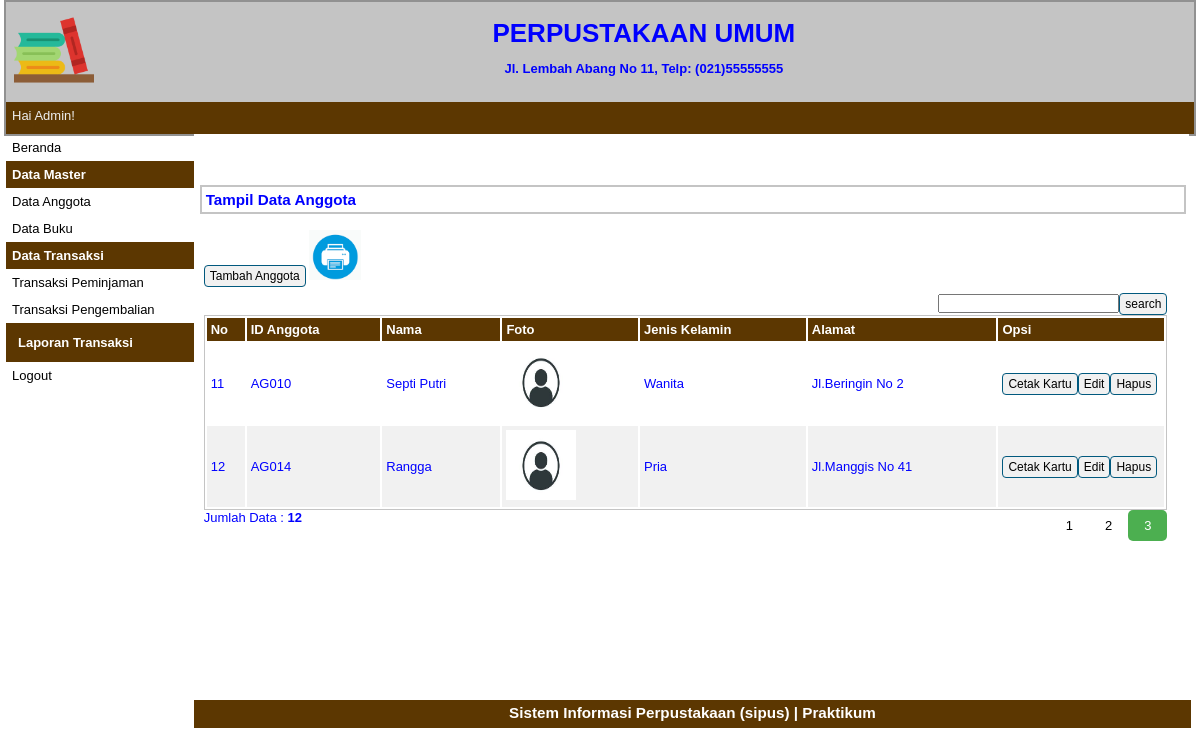
/index.php?p=anggota&hal=3 (signed in), run on the app's committed database.
### tables this page shows
CREATE TABLE `tbanggota` (
  `idanggota` varchar(5) NOT NULL,
  `nama` varchar(30) NOT NULL,
  `jeniskelamin` varchar(10) NOT NULL,
  `alamat` varchar(40) NOT NULL,
  `status` varchar(20) NOT NULL
);

### pages/anggota.php (the view, shortened to what this page needs)
<div id="label-page"><h3>Tampil Data Anggota</h3></div>
<div id="content">
	<p id="tombol-tambah-container"><a href="index.php?p=anggota-input" class="tombol">Tambah Anggota</a>
	<a target="_blank" href="pages/cetak.php"><img src="print.png" height="50px" height="50px"></a>
	<FORM CLASS="form-inline" METHOD="POST">
	<div align="right"><form method=post><input type="text" name="pencarian"><input type="submit" name="search" value="search" class="tombol"></form>
	</FORM>
	</p>
	<table id="tabel-tampil">
		<tr>
			<th id="label-tampil-no">No</td>
			<th>ID Anggota</th>
			<th>Nama</th>
			<th>Foto</th>
			<th>Jenis Kelamin</th>
			<th>Alamat</th>
			<th id="label-opsi">Opsi</th>
		</tr>
		<?php
		$batas = 5;
		extract($_GET);
		if(empty($hal)){
			$posisi = 0;
			$hal = 1;
			$nomor = 1;
		}
		else {
			$posisi = ($hal - 1) * $batas;
			$nomor = $posisi+1;
		}
		if($_SERVER['REQUEST_METHOD'] == "POST"){
			$pencarian = trim(mysqli_real_escape_string($db, $_POST['pencarian']));
			if($pencarian != ""){
				$sql = "SELECT * FROM tbanggota WHERE nama LIKE '%$pencarian%'
						OR idanggota LIKE '%$pencarian%'
						OR jeniskelamin LIKE '%$pencarian%'
						OR alamat LIKE '%$pencarian%'";
				$query = $sql;
				$queryJml = $sql;
			}
			else {
				$query = "SELECT * FROM tbanggota LIMIT $posisi, $batas";
				$queryJml = "SELECT * FROM tbanggota";
				$no = $posisi * 1;
			}
		}
		else {
			$query = "SELECT * FROM tbanggota LIMIT $posisi, $batas";
			$queryJml = "SELECT * FROM tbanggota";
		}
		$q_tampil_anggota = mysqli_query($db, $query);
		if(mysqli_num_rows($q_tampil_anggota)>0)
		{
		while($r_tampil_anggota=mysqli_fetch_array($q_tampil_anggota)){
			if(empty($r_tampil_anggota['foto'])or($r_tampil_anggota['foto']=='-'))
				$foto = "admin-no-photo.jpg";
			else
				$foto = $r_tampil_anggota['foto'];
		?>
		<tr>
			<td><?php echo $nomor; ?></td>
			<td><?php echo $r_tampil_anggota['idanggota']; ?></td>
			<td><?php echo $r_tampil_anggota['nama']; ?></td>
			<td><img src="images/<?php echo $foto; ?>" width=70px height=70px></td>
			<td><?php echo $r_tampil_anggota['jeniskelamin']; ?></td>
			<td><?php echo $r_tampil_anggota['alamat']; ?></td>
			<td>
				<div class="tombol-opsi-container"><a target="_blank" href="pages/cetak_kartu.php?id=<?php echo $r_tampil_anggota['idanggota'];?>" class="tombol">Cetak Kartu</a></div>
				<div class="tombol-opsi-container"><a href="index.php?p=anggota-edit&id=<?php echo $r_tampil_anggota['idanggota'];?>" class="tombol">Edit</a></div>
				<div class="tombol-opsi-container"><a href="proses/anggota-hapus.php?id=<?php echo $r_tampil_anggota['idanggota']; ?>" onclick = "return confirm ('Apakah Anda Yakin Akan Menghapus Data Ini?')" class="tombol">Hapus</a></div>
			</td>
		</tr>
		<?php $nomor++; }
		}
		else {
			echo "<tr><td colspan=6>Data Tidak Ditemukan</td></tr>";
		}?>
	</table>
	<?php
	if(isset($_POST['pencarian'])){
	if($_POST['pencarian']!=''){
		echo "<div style=\"float:left;\">";
		$jml = mysqli_num_rows(mysqli_query($db, $queryJml));
		echo "Data Hasil Pencarian: <b>$jml</b>";
		echo "</div>";
	}
	}
	else{ ?>
		<div style="float: left;">
		<?php
			$jml = mysqli_num_rows(mysqli_query($db, $queryJml));
			echo "Jumlah Data : <b>$jml</b>";
		?>
		</div>
		<div class="pagination">
				<?php
				$jml_hal = ceil($jml/$batas);
				for($i=1; $i<=$jml_hal; $i++){
					if($i != $hal){
						echo "<a href=\"?p=anggota&hal=$i\">$i</a>";
					}
					else {
						echo "<a class=\"active\">$i</a>";
					}
				}
				?>
		</div>
	<?php
	}
	?>
</div>

### style.css (style rules this page uses)
* { margin:0px; padding:0px }
body { font-family:sans-serif; font-size:13px; color:blue; }
.pagination { display: inline-block; }
.pagination a { color: black; float: left; padding: 8px 16px; text-decoration: none; }
.pagination a.active { background-color: #4CAF50; color: white; border-radius: 5px; }
#label-page { margin-top:6px; margin-bottom:6px; margin-left:6px; border:2px solid #C4C4C4; padding:4px; width:97.9%; }
#content { float:left; width:96.8%; min-height:454px; background-image : border:2px solid #C4C4C4; padding:10px; margin-bottom:6px; }
.tombol { border-radius:4px; font-size:12px; text-decoration:none; background-color:#F1F1F1; padding-top:3px; padding-bottom:3px; padding-left:5px; padding-right:5px; border:1px solid #01597E; color:black; }
#tombol-tambah-container { margin-bottom:10px; }
#tabel-tampil { border:1px solid #C4C4C4; width:100%; }
#tabel-tampil tr:nth-child(odd) { background-color:#F1F1F1; }
#tabel-tampil tr th { background-color:#5C3701; color:#FFFFFF; padding:4px; text-align:left; }
#tabel-tampil td { padding:4px; }
#label-tampil-no { width:30px; }
#label-opsi { width:158px; font-weight:bold; }
.tombol-opsi-container { float:left; }

### data on the page
tbanggota: idanggota "AG010", nama "Septi Putri", jeniskelamin "Wanita", alamat "Jl.Beringin No 2"
tbanggota: idanggota "AG014", nama "Rangga", jeniskelamin "Pria", alamat "Jl.Manggis No 41"

### other printed values
$_SESSION['sesi'] "Admin"
$jml "12"
